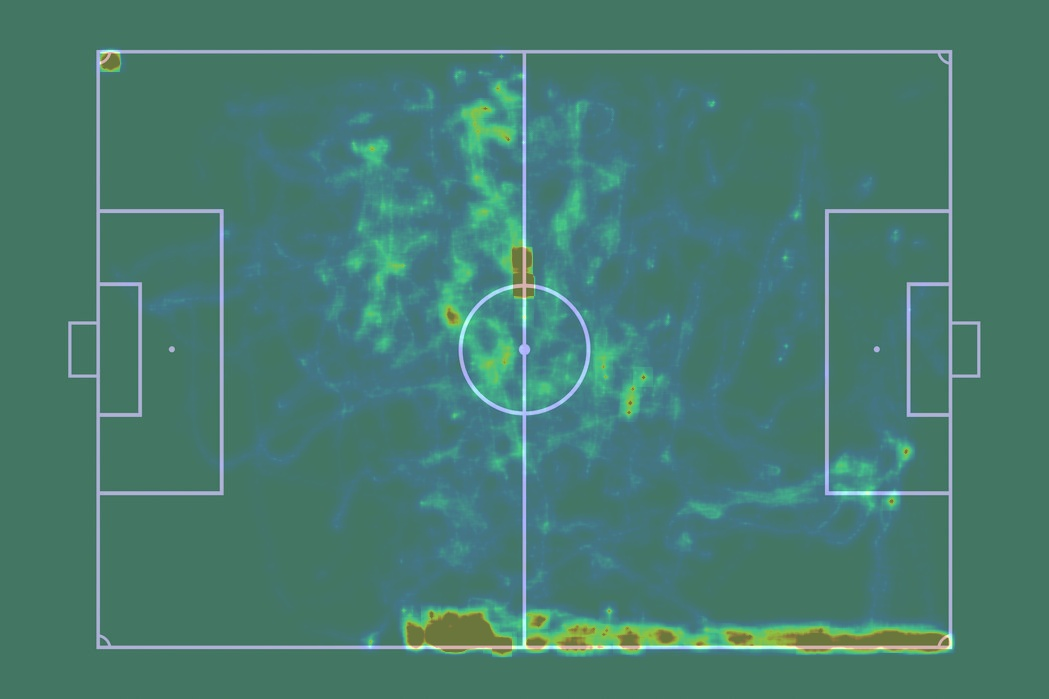
#> input picture heatmap1.jpg, 1049 x 699 px; its folder holds only this picture in this run
$ python -i utils.py   (imports and definitions only)
#> lines starting #> are read from the running program, lines starting #| are printed output that depends on the picture; after the words box and inside, x2 and y2 are one past the last pixel; in counts of white or black regions, pixels touching at a corner belong together
import cv2
import numpy as np
from classification import predict
import random
import matplotlib

from player import Player
# [1 line not run here, left out]


font = cv2.FONT_HERSHEY_SIMPLEX

counter = 0

# [223 lines left out: functions show_image, generate_photo_dataset, preprocess, deleteBackground, findPlayers, deforma_immagine, not called in this run]

>>> import cv2
>>> picture = cv2.imread('heatmap1.jpg')
#> picture is the input picture: shape (699, 1049, 3); mean B, G, R 112.4, 123.8, 71.1
>>> result = deleteBackground(picture)
#> in deleteBackground, `hsv_image = cv2.cvtColor(image, cv2.COLOR_BGR2HSV)`: hsv_image: shape (699, 1049, 3); mean H, S, V 83.5, 113.4, 126.5
#> in deleteBackground, `mask_green = cv2.inRange(hsv_image, lower_green, upper_green)`:
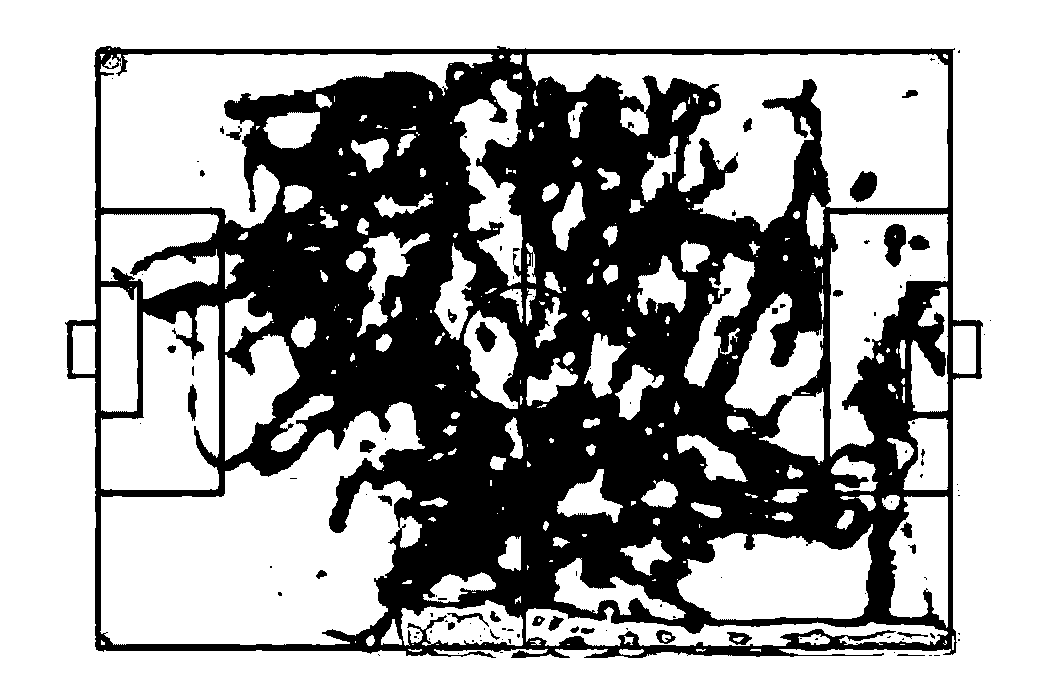
#> mask_green: shape (699, 1049); 65% white; 121 black regions (87 under 20 px), largest, box (x1, y1, x2, y2) and area: (65, 46, 983, 658) 251720, (884, 224, 906, 267) 675, (850, 171, 877, 202) 583
#> in deleteBackground, `image_green = cv2.bitwise_and(image, image, mask=mask_green)`:
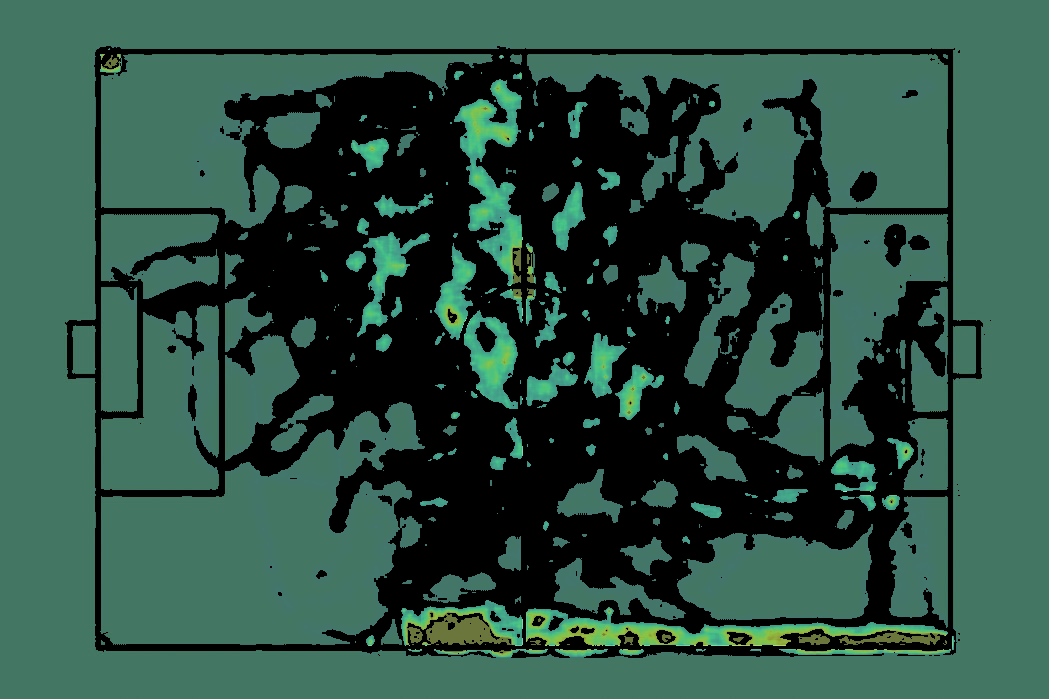
#> image_green: shape (699, 1049, 3); mean B, G, R 66.4, 79.5, 44.4
#> in deleteBackground, `gray_image = cv2.cvtColor(image_green, cv2.COLOR_BGR2GRAY)`:
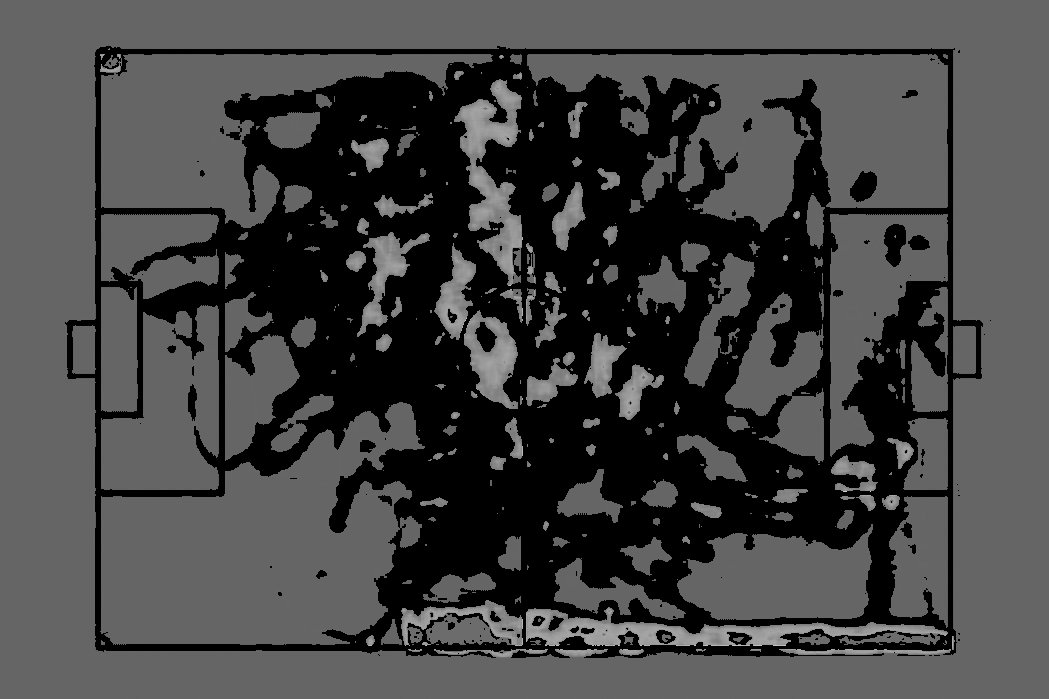
#> gray_image: shape (699, 1049); min 0, max 209, mean 67.7
